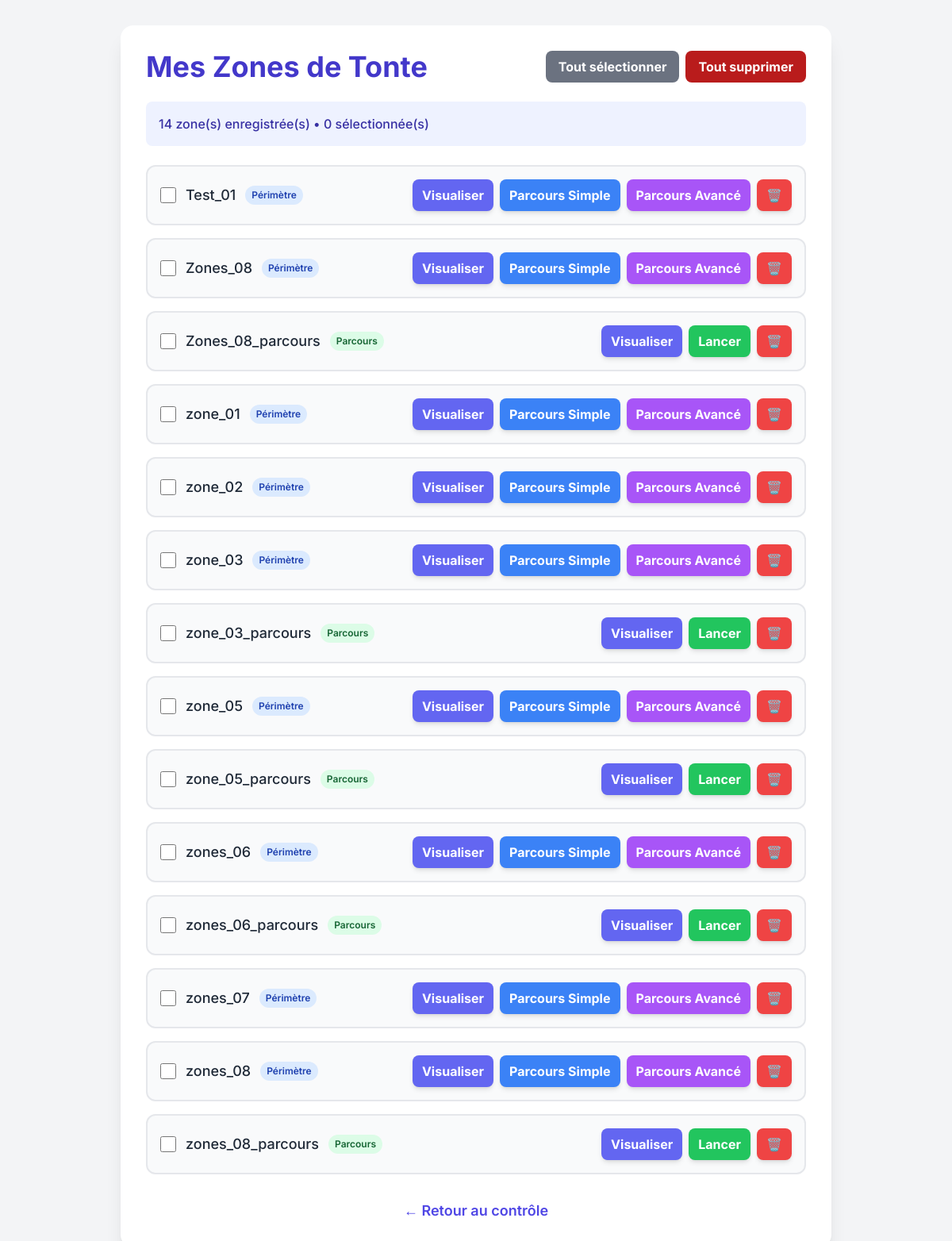
Page /zones on the earlier database version.
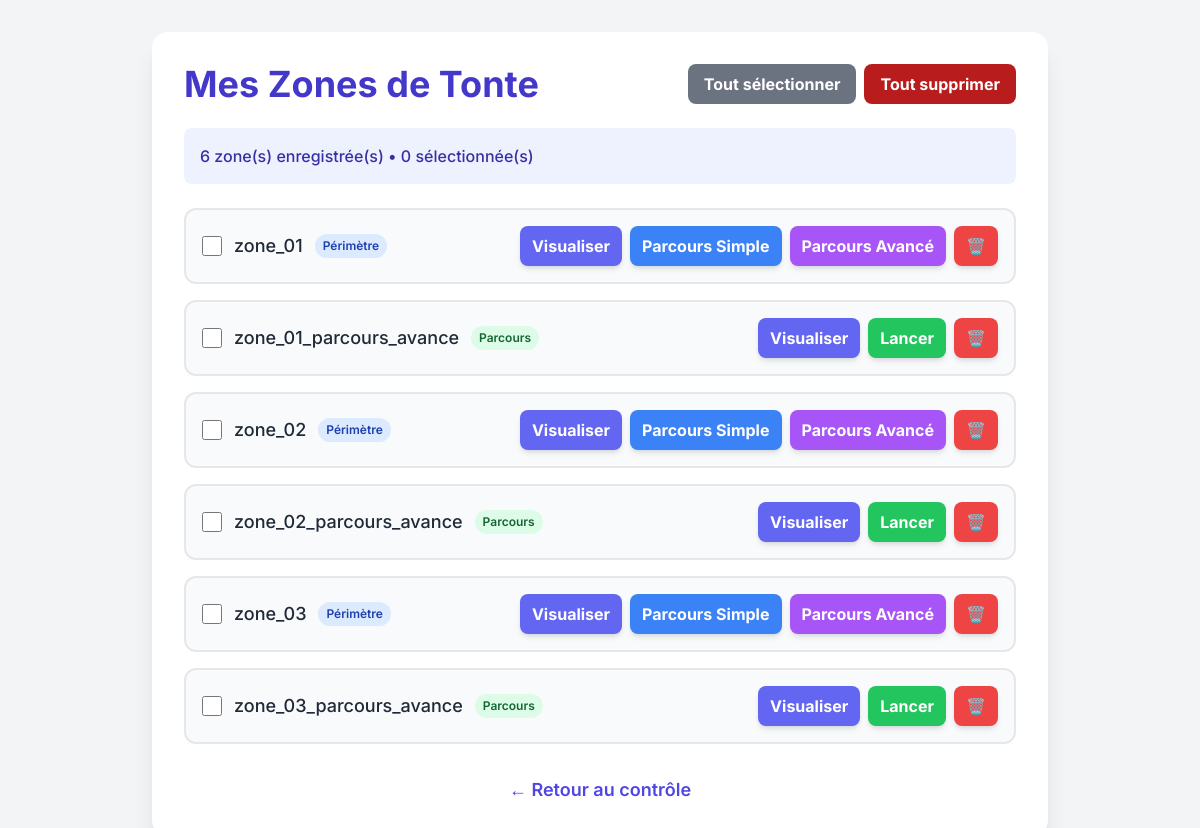
Same page on the later database version.
### tables this page shows
CREATE TABLE zones (
                id INTEGER PRIMARY KEY AUTOINCREMENT,
                name TEXT NOT NULL UNIQUE,
                perimeter_vectors TEXT NOT NULL,
                created_at TIMESTAMP DEFAULT CURRENT_TIMESTAMP
            );

### server_for_robot.py (the view)
@app.route('/zones')
def list_zones():
    return render_template('zones_list.html', zones=db_manager.get_all_zones())

### database_manager.py (called while the page is built)
    def get_all_zones(self):
        conn = sqlite3.connect(self.db_name)
        cursor = conn.cursor()
        cursor.execute("SELECT id, name FROM zones")
        results = [{"id": row[0], "name": row[1]} for row in cursor.fetchall()]
        conn.close()
        return results

### templates/zones_list.html (shortened to what the changed rows need)
<!DOCTYPE html>
<html lang="fr">
<head>
    <script src="https://cdn.tailwindcss.com"></script>
</head>
<body class="bg-gray-100 p-4 sm:p-8">
    <div class="bg-white p-6 sm:p-8 rounded-2xl shadow-xl w-full max-w-4xl mx-auto">
        <div class="flex justify-between items-center mb-6">
            <h1 class="text-3xl sm:text-4xl font-bold text-indigo-700">Mes Zones de Tonte</h1>
        </div>
        <div id="stats" class="bg-indigo-50 p-4 rounded-lg mb-6">
            <p class="text-indigo-800 font-medium">
                {% if zones %}
                    {{ zones|length }} zone(s) enregistrée(s) • <span id="selected-count">0</span> sélectionnée(s)
                {% else %}
                    Aucune zone enregistrée
                {% endif %}
            </p>
        </div>
        <div id="zones-list" class="space-y-4">
            {% if zones %}
                {% for zone in zones %}
                <div class="zone-card bg-gray-50 border-2 border-gray-200 rounded-xl p-4" data-zone-id="{{ zone.id }}" data-zone-name="{{ zone.name }}">
                    <div class="flex justify-between items-center">
                        <div class="flex items-center space-x-3">
                            <input type="checkbox" class="zone-checkbox w-5 h-5 text-indigo-600 rounded focus:ring-indigo-500" data-zone-id="{{ zone.id }}">
                            <span class="text-lg text-gray-800 font-medium">{{ zone.name }}</span>
                            {% if '_parcours' in zone.name %}
                                <span class="bg-green-100 text-green-800 text-xs font-semibold px-2 py-1 rounded-full">Parcours</span>
                            {% else %}
                                <span class="bg-blue-100 text-blue-800 text-xs font-semibold px-2 py-1 rounded-full">Périmètre</span>
                            {% endif %}
                        </div>
                        <div class="flex flex-wrap space-x-2">
                            <a href="/view_zone?name={{ zone.name }}"
                               class="bg-indigo-500 hover:bg-indigo-600 text-white font-bold py-2 px-3 rounded-lg shadow-md transition transform hover:scale-105">
                                Visualiser
                            </a>
                            {% if '_parcours' in zone.name %}
                                <button data-zone-name="{{ zone.name }}"
                                        class="start-btn bg-green-500 hover:bg-green-600 text-white font-bold py-2 px-3 rounded-lg shadow-md transition transform hover:scale-105">
                                    Lancer
                                </button>
                            {% else %}
                                <button data-zone-name="{{ zone.name }}"
                                        class="generate-btn bg-blue-500 hover:bg-blue-600 text-white font-bold py-2 px-3 rounded-lg shadow-md transition transform hover:scale-105">
                                    Parcours Simple
                                </button>
                                <button data-zone-name="{{ zone.name }}"
                                        class="generate-advanced-btn bg-purple-500 hover:bg-purple-600 text-white font-bold py-2 px-3 rounded-lg shadow-md transition transform hover:scale-105">
                                    Parcours Avancé
                                </button>
                            {% endif %}
                            <button data-zone-id="{{ zone.id }}" data-zone-name="{{ zone.name }}"
                                    class="delete-single-btn bg-red-500 hover:bg-red-600 text-white font-bold py-2 px-3 rounded-lg shadow-md transition transform hover:scale-105">
                                🗑️
                            </button>
                        </div>
                    </div>
                </div>
                {% endfor %}
            {% else %}
                <div class="text-center py-12">
                    <div class="text-gray-400 text-6xl mb-4">🏞️</div>
                    <p class="text-gray-500 text-xl mb-4">Aucune zone enregistrée</p>
                    <p class="text-gray-400">Créez votre première zone depuis le panneau de contrôle</p>
                </div>
            {% endif %}
        </div>
    </div>
</body>
</html>

Differences in the rows shown:
removed zones: name "Test_01", shows "Périmètre"
removed zones: name "Zones_08", shows "Périmètre"
removed zones: name "Zones_08_parcours", shows "Parcours"
removed zones: name "zone_03_parcours", shows "Parcours"
removed zones: name "zone_05", shows "Périmètre"
removed zones: name "zone_05_parcours", shows "Parcours"
removed zones: name "zones_06", shows "Périmètre"
removed zones: name "zones_06_parcours", shows "Parcours"
removed zones: name "zones_07", shows "Périmètre"
removed zones: name "zones_08", shows "Périmètre"
removed zones: name "zones_08_parcours", shows "Parcours"
added zones: name "zone_01_parcours_avance", shows "Parcours"
added zones: name "zone_02_parcours_avance", shows "Parcours"
added zones: name "zone_03_parcours_avance", shows "Parcours"
Other differences:
{{ zones|length }}: "14" → "6"
